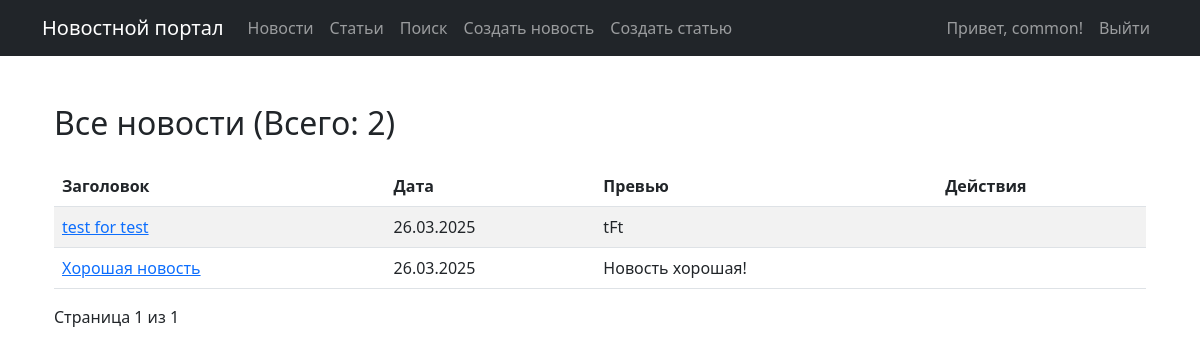
Page /news/ (signed in) on the committed database.
### portal/models.py (models this page shows, shortened)
class Post(models.Model):
    POST_TYPES = [
        ('article', 'Статья'),
        ('news', 'Новость'),
    ]
    author = models.ForeignKey(Author, on_delete=models.CASCADE)
    post_type = models.CharField(max_length=7, choices=POST_TYPES)
    created_at = models.DateTimeField(auto_now_add=True)
    categories = models.ManyToManyField(Category, through='PostCategory')
    title = models.CharField(max_length=255)
    content = models.TextField()
    rating = models.IntegerField(default=0)

### portal/views.py (the view)
# urls.py: path('news/', views.news_list, name='news_list'),  # Список новостей
def news_list(request):
    news = Post.objects.filter(post_type='news').order_by('-created_at')
    paginator = Paginator(news, 5)  # 5 новостей на странице
    page_number = request.GET.get('page')
    page_obj = paginator.get_page(page_number)
    return render(request, 'portal/news_list.html', {'page_obj': page_obj})

### portal/templatetags/auth_extras.py (called while the page is built)
@register.filter(name='has_group')
def has_group(user, group_name):
    return user.groups.filter(name=group_name).exists()

### portal/templatetags/censor.py (called while the page is built)
@register.filter(name='censor')
def censor(value):
    if not isinstance(value, str):
        raise ValueError("Фильтр censor применяется только к строковым переменным")
    def repl(match):
        word = match.group()
        return word[0] + '*' * (len(word) - 1)
    for banned in BANNED_WORDS:
        pattern = r'\b(?:' + re.escape(banned) + '|' + re.escape(banned.capitalize()) + r')\b'
        value = re.sub(pattern, repl, value)
    return value

### templates/portal/news_list.html (shortened to what this page needs)
{% extends 'default.html' %}
{% load censor %}
{% block content %}
<div class="container">
    <h2 class="mt-5">Все новости (Всего: {{ page_obj.paginator.count }})</h2>
    <table class="table table-striped mt-4">
        <thead>
            <tr>
                <th scope="col">Заголовок</th>
                <th scope="col">Дата</th>
                <th scope="col">Превью</th>
                <th scope="col">Действия</th>
            </tr>
        </thead>
        <tbody>
            {% for post in page_obj %}
                <tr>
                    <td>
                        <a href="{% url 'news_detail' post.id %}">{{ post.title|slice:":20"|censor }}</a>
                    </td>
                    <td>{{ post.created_at|date:"d.m.Y" }}</td>
                    <td>{{ post.content|slice:":50"|censor }}</td>
                    <td>
                    </td>
                </tr>
            {% endfor %}
        </tbody>
    </table>
    <div class="pagination">
        <span class="step-links">
            <span class="current">
                Страница {{ page_obj.number }} из {{ page_obj.paginator.num_pages }}
            </span>
        </span>
    </div>
</div>
{% endblock %}

### templates/default.html (shortened to what this page needs)
{% load static %}
{% load auth_extras %}
<!DOCTYPE html>
<html lang="ru">
<head>
    <link href="{% static 'css/styles.css' %}" rel="stylesheet" />
    <link rel="stylesheet" href="https://cdnjs.cloudflare.com/ajax/libs/font-awesome/6.0.0/css/all.min.css">
</head>
<body>
    <nav class="navbar navbar-expand-lg navbar-dark bg-dark">
        <div class="container">
            <a class="navbar-brand" href="/">Новостной портал</a>
            <div class="collapse navbar-collapse" id="navbarSupportedContent">
                <ul class="navbar-nav me-auto">
                    <li class="nav-item">
                        <a class="nav-link" href="{% url 'news_list' %}">Новости</a>
                    </li>
                    <li class="nav-item">
                        <a class="nav-link" href="{% url 'article_list' %}">Статьи</a>
                    </li>
                    <li class="nav-item">
                        <a class="nav-link" href="{% url 'news_search' %}">Поиск</a>
                    </li>
                        <li class="nav-item">
                            <a class="nav-link" href="{% url 'news_create' %}">Создать новость</a>
                        </li>
                        <li class="nav-item">
                            <a class="nav-link" href="{% url 'article_create' %}">Создать статью</a>
                        </li>
                </ul>
                <ul class="navbar-nav ms-auto">
                    {% if user.is_authenticated %}
                        <li class="nav-item">
                            <span class="nav-link">Привет, {{ user.username }}!</span>
                        </li>
                        <li class="nav-item">
                            <a class="nav-link" href="{% url 'account_logout' %}">Выйти</a>
                        </li>
                    {% endif %}
                </ul>
            </div>
        </div>
    </nav>
    <div class="container mt-4">
        {% block content %}
        {% endblock %}
    </div>
</body>
</html>

### rows in the picture
Post: title|censor "test for test", created_at "26.03.2025", content|censor "tFt"
Post: title|censor "Хорошая новость", created_at "26.03.2025", content|censor "Новость хорошая!"

### other values in the picture
{{ user.username }} "common"
{{ page_obj.paginator.count }} "2"
{{ page_obj.number }} "1"
{{ page_obj.paginator.num_pages }} "1"
